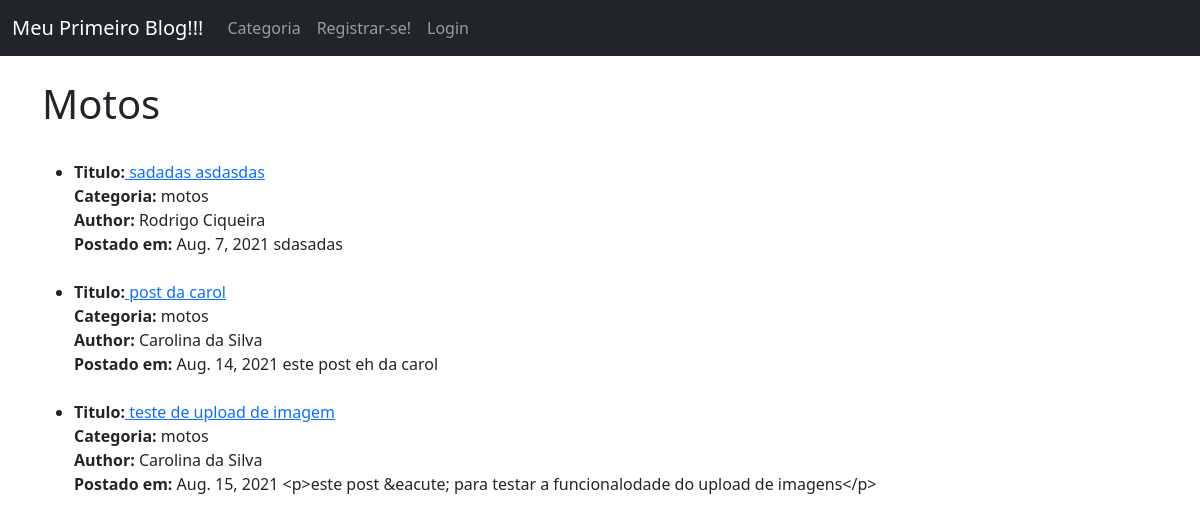
The app's page /category/motos/, older data.
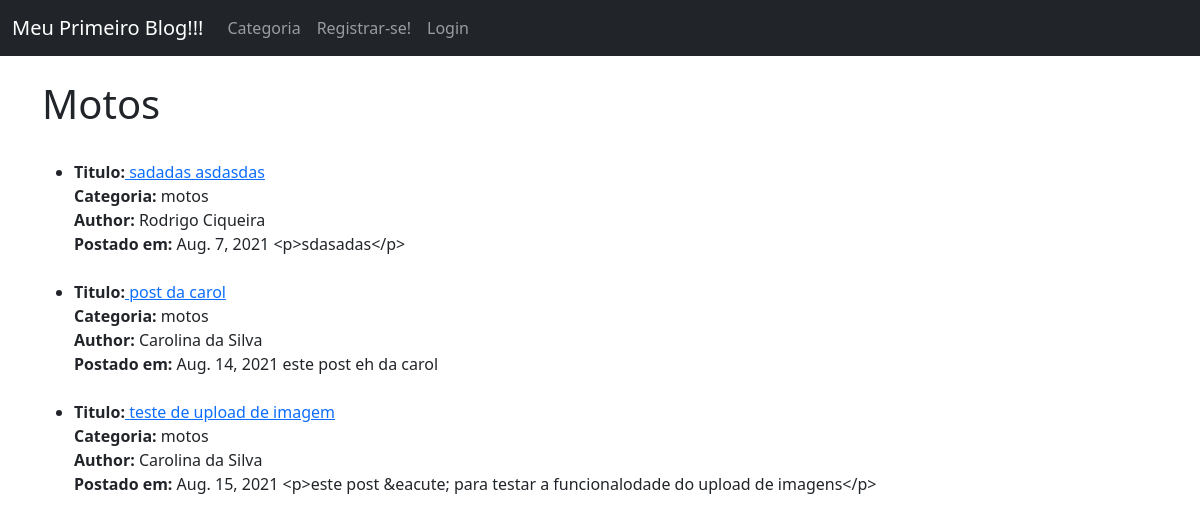
The same page, newer data.
### MeuBlog/models.py (models this page shows, shortened)
class Post(models.Model):
    title = models.CharField(max_length=255)
    header_image = models.ImageField(null=True, blank=True, upload_to="images/")
    title_tag = models.CharField(max_length=255, default=" ")
    author = models.ForeignKey(User, on_delete=models.CASCADE)
    body = RichTextField(blank=True, null=True)
    post_date = models.DateField(auto_now_add=True)
    category = models.CharField(max_length=255, default='coding')
    snippet = models.CharField(max_length=255)
    likes = ManyToManyField(User, related_name='blog_posts')

### MeuBlog/views.py (the view)
# urls.py: path('category/<str:cats>/', CategoryView, name='category'),
def CategoryView(request, cats):
    category_posts = Post.objects.filter(category=cats.replace('-', ' '))
    return render(request, 'categories.html', {'cats': cats.title().replace('-', ' '), 'category_posts':category_posts})

### MeuBlog/templates/categories.html (shortened to what this page needs)
{% extends 'base.html' %}
{% block content %}
{%  if category_posts %}
    <h1>{{ cats }}</h1>
    <ul>
        {% for post in category_posts %}
            <br>
            <li><strong>Titulo:</strong><a href="{% url 'article-detail' post.pk %}">
                {{ post.title }}</a>
                <br> <strong>Categoria:</strong> {{ post.category }}
                <br> <strong>Author:</strong> {{ post.author.first_name }} {{ post.author.last_name }}
                <br> <strong>Postado em:</strong> {{ post.post_date }}
            {{ post.body }}<br>
            </li>
        {% endfor%}
        </ul>
        {% else %}
            <h4>Deslcupa mas esta categoria não existe!</h4>
        {% endif %}
{% endblock %}

Row changes from the older to the newer data that the page shows:
changed Post "sadadas asdasdas": body "sdasadas" → "<p>sdasadas</p>"
